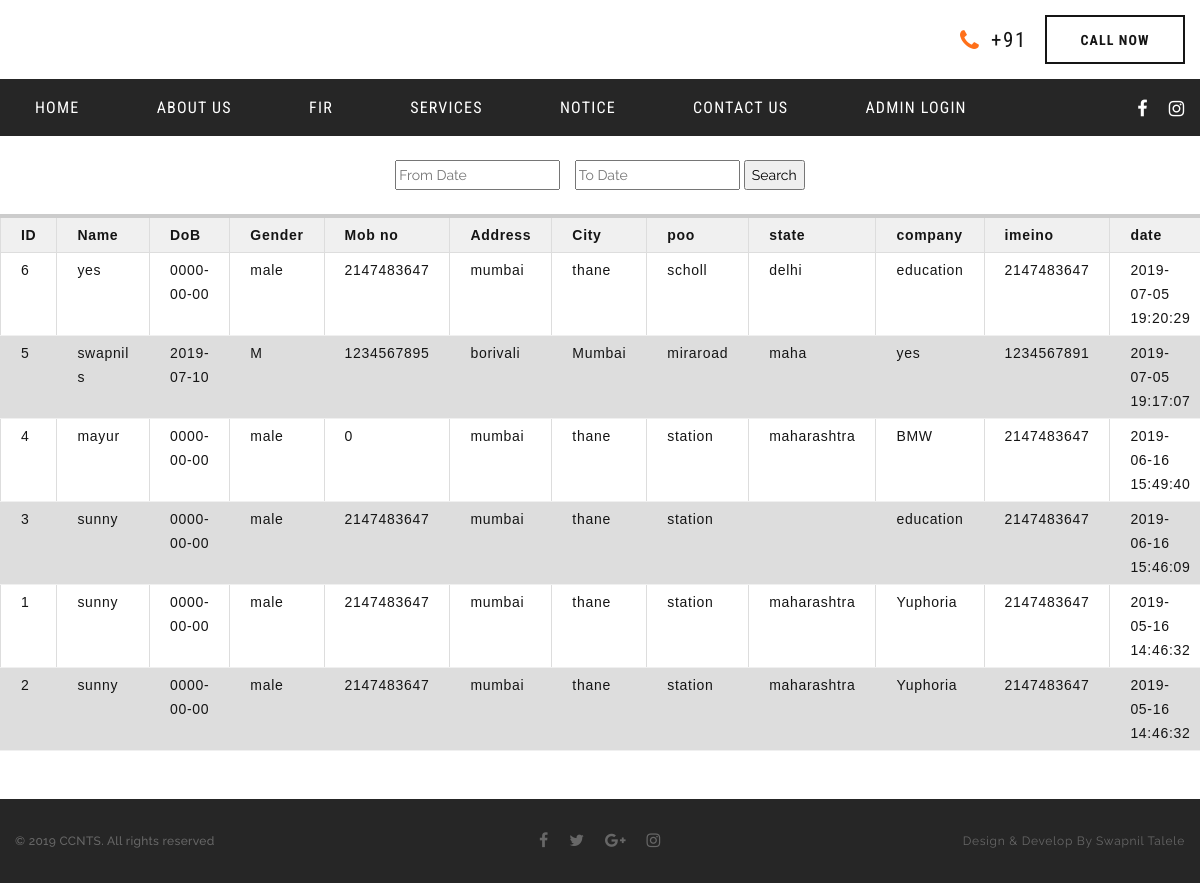
The app's page /missingmobiledisplay.php with its own data.
### tables this page shows
CREATE TABLE `missingmobile` (
  `id` int(25) NOT NULL,
  `name` varchar(35) NOT NULL,
  `dob` date NOT NULL,
  `gender` text NOT NULL,
  `mobno` int(10) NOT NULL,
  `address` varchar(35) NOT NULL,
  `city` varchar(35) NOT NULL,
  `pincode` int(35) NOT NULL,
  `poo` varchar(35) NOT NULL,
  `state` varchar(35) NOT NULL,
  `company` varchar(35) NOT NULL,
  `modelno` varchar(35) NOT NULL,
  `imeino` int(35) NOT NULL,
  `date` datetime NOT NULL DEFAULT CURRENT_TIMESTAMP ON UPDATE CURRENT_TIMESTAMP
);

### missingmobiledisplay.php (the view, shortened to what this page needs)
<?php
include('header.php');
	$conn = mysqli_connect("localhost", "root", "", "ccnts");
	$date = "";
	$date_to_date = "";
	$queryCondition = "";
	$sql = "SELECT * from missingmobile " . $queryCondition . " ORDER BY date desc";
	$result = mysqli_query($conn,$sql);
?>
<html>
	<head>
	<link rel="stylesheet" href="http://code.jquery.com/ui/1.11.4/themes/smoothness/jquery-ui.css">
	</head>
	<body>
    <div class="demo-content">
    	<center>
		<br>
  <form name="frmSearch" method="post" action="">
	 <p class="search_input">
		<input type="text" placeholder="From Date" id="date" name="search[date]"  value="<?php echo $date; ?>" class="input-control" />
	    <input type="text" placeholder="To Date" id="date_to_date" name="search[date_to_date]" style="margin-left:10px"  value="<?php echo $date_to_date; ?>" class="input-control"  />
		<input type="submit" name="go" value="Search" >
	</p>
	<br>
<?php if(!empty($result))	 { ?>
<table class="table-content ">
          <thead>
        <tr>
          <th width="30%"><span>ID</span></th>
          <th width="50%"><span>Name</span></th>
          <th width="20%"><span>DoB</span></th>
          <th width="20%"><span>Gender</span></th>
          <th width="20%"><span>Mob no</span></th>
          <th width="20%"><span>Address</span></th>
          <th width="20%"><span>City</span></th>
          <th width="20%"><span>poo</span></th>
          <th width="20%"><span>state</span></th>
          <th width="20%"><span>company</span></th>
          <th width="20%"><span>imeino</span></th>
          <th width="20%"><span>date</span></th>
        </tr>
      </thead>
    <tbody>
	<?php
		while($row = mysqli_fetch_array($result)) {
	?>
        <tr>
			<td><?php echo $row["id"]; ?></td>
			<td><?php echo $row["name"]; ?></td>
			<td><?php echo $row["dob"]; ?></td>
			<td><?php echo $row["gender"]; ?></td>
			<td><?php echo $row["mobno"]; ?></td>
			<td><?php echo $row["address"]; ?></td>
			<td><?php echo $row["city"]; ?></td>
			<td><?php echo $row["poo"]; ?></td>
			<td><?php echo $row["state"]; ?></td>
			<td><?php echo $row["company"]; ?></td>
			<td><?php echo $row["imeino"]; ?></td>
            <td><?php echo $row["date"]; ?></td>
		</tr>
   <?php
		}
   ?>
  </table>
<?php }  ?>
  </form>
  </div>
</body></html>
<br>
<br>
<?php include('footer.php');?>

### header.php (shortened to what this page needs)
<!DOCTYPE html>
<html class="wide wow-animation" lang="en">
  <head>
    <link rel="stylesheet" href="css/bootstrap.css">
    <link rel="stylesheet" href="css/fonts.css">
    <link rel="stylesheet" href="css/style.css">
  </head>
  <body>
    <div class="page">
<?php include('top-menu.php');?>

### top-menu.php (shortened to what this page needs)
<header class="section page-header">
        <div class="rd-navbar-wrap">
          <nav class="rd-navbar rd-navbar-corporate" data-layout="rd-navbar-fixed" data-sm-layout="rd-navbar-fixed" data-md-layout="rd-navbar-fixed" data-md-device-layout="rd-navbar-fixed" data-lg-layout="rd-navbar-static" data-lg-device-layout="rd-navbar-fixed" data-xl-layout="rd-navbar-static" data-xl-device-layout="rd-navbar-static" data-xxl-layout="rd-navbar-static" data-xxl-device-layout="rd-navbar-static" data-lg-stick-up-offset="46px" data-xl-stick-up-offset="46px" data-xxl-stick-up-offset="106px" data-lg-stick-up="true" data-xl-stick-up="true" data-xxl-stick-up="true">
            <div class="rd-navbar-aside-outer">
              <div class="rd-navbar-aside">
                <div class="rd-navbar-aside-right rd-navbar-collapse">
                  <ul class="rd-navbar-corporate-contacts">
                    <li>
                      <div class="unit unit-spacing-xs">
                        <div class="unit-left"><span class="icon fa fa-phone"></span></div>
                        <div class="unit-body"><a class="link-phone" href="tel:#">+91 </a></div>
                      </div>
                    </li>
                  </ul><a class="button button-md button-default-outline-2 button-ujarak" href="#">Call Now</a>
                </div>
              </div>
            </div>
            <div class="rd-navbar-main-outer">
              <div class="rd-navbar-main">
                <div class="rd-navbar-nav-wrap">
                  <ul class="list-inline list-inline-md rd-navbar-corporate-list-social">
                    <li><a class="icon fa fa-facebook" href="#"></a></li>
                    <li><a class="icon fa fa-instagram" href="#"></a></li>
                  </ul>
                  <ul class="rd-navbar-nav">
                    <li class="rd-nav-item" id="home"><a class="rd-nav-link" href="index.php">Home</a>
                    </li>
                    <li class="rd-nav-item"><a class="rd-nav-link" href="about.php">About Us</a>
                    </li>
                     <li class="rd-nav-item"><a class="rd-nav-link" href="about.php">FIR</a>
                    </li>
                    <li class="rd-nav-item"><a class="rd-nav-link" href="#"> Services</a>
                    </li>
                    <li class="rd-nav-item"><a class="rd-nav-link" href="noticedisplay.php">Notice</a>
                    </li>
                    <li class="rd-nav-item"><a class="rd-nav-link" href="contact-us.php">Contact Us</a>
                    </li>
                    <li class="rd-nav-item"><a class="rd-nav-link" href="login/index.php">Admin Login</a>
                    </li>
                  </ul>
                </div>
              </div>
            </div>
          </nav>
        </div>
      </header>

### footer.php (shortened to what this page needs)
      <footer class="section footer-corporate context-dark">
        <div class="footer-corporate-bottom-panel">
          <div class="container">
            <div class="row row-10 align-items-md-center">
              <div class="col-sm-6 col-md-4 text-sm-right text-md-center">
                <div>
                  <ul class="list-inline list-inline-sm footer-social-list-2">
                    <li><a class="icon fa fa-facebook" href="#"></a></li>
                    <li><a class="icon fa fa-twitter" href="#"></a></li>
                    <li><a class="icon fa fa-google-plus" href="#"></a></li>
                    <li><a class="icon fa fa-instagram" href="#"></a></li>
                  </ul>
                </div>
              </div>
              <div class="col-sm-6 col-md-4 order-sm-first">
                <p class="rights"><span>&copy;&nbsp;</span><span class="copyright-year"></span> <span>CCNTS</span>. All rights reserved
                </p>
              </div>
              <div class="col-sm-6 col-md-4 text-md-right">
               <div class="rights">Design & Develop By Swapnil Talele</a></div>
              </div>
            </div>
          </div>
        </div>
      </footer>
    </div>
  </body>
</html>

### missingmobiledisplay.php (style rules this page uses)
.table-content { border-top:#CCCCCC 4px solid; width:50%; }
.table-content th { padding:5px 20px; background: #F0F0F0;vertical-align:top; }
.table-content td { padding:5px 20px; border-bottom: #F0F0F0 1px solid;vertical-align:top; }

### records on screen
missingmobile: id "6", name "yes", dob "0000-00-00", gender "male", mobno "2147483647", address "mumbai", city "thane", poo "scholl", state "delhi", company "education", imeino "2147483647", date "2019-07-05 19:20:29"
missingmobile: id "5", name "swapnil s", dob "2019-07-10", gender "M", mobno "1234567895", address "borivali", city "Mumbai", poo "miraroad", state "maha", company "yes", imeino "1234567891", date "2019-07-05 19:17:07"
missingmobile: id "4", name "mayur", dob "0000-00-00", gender "male", mobno "0", address "mumbai", city "thane", poo "station", state "maharashtra", company "BMW", imeino "2147483647", date "2019-06-16 15:49:40"
missingmobile: id "3", name "sunny", dob "0000-00-00", gender "male", mobno "2147483647", address "mumbai", city "thane", poo "station", company "education", imeino "2147483647", date "2019-06-16 15:46:09"
missingmobile: id "1", name "sunny", dob "0000-00-00", gender "male", mobno "2147483647", address "mumbai", city "thane", poo "station", state "maharashtra", company "Yuphoria", imeino "2147483647", date "2019-05-16 14:46:32"
missingmobile: id "2", name "sunny", dob "0000-00-00", gender "male", mobno "2147483647", address "mumbai", city "thane", poo "station", state "maharashtra", company "Yuphoria", imeino "2147483647", date "2019-05-16 14:46:32"
